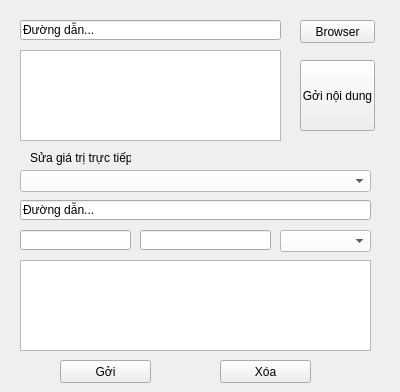
<?xml version="1.0" encoding="UTF-8"?>
<ui version="4.0">
 <class>Form</class>
 <widget class="QWidget" name="Form">
  <property name="geometry">
   <rect>
    <x>0</x>
    <y>0</y>
    <width>400</width>
    <height>392</height>
   </rect>
  </property>
  <property name="windowTitle">
   <string>Form</string>
  </property>
  <widget class="QPushButton" name="pushButton">
   <property name="geometry">
    <rect>
     <x>300</x>
     <y>20</y>
     <width>75</width>
     <height>23</height>
    </rect>
   </property>
   <property name="text">
    <string>Browser</string>
   </property>
  </widget>
  <widget class="QLineEdit" name="lineEdit">
   <property name="geometry">
    <rect>
     <x>20</x>
     <y>20</y>
     <width>261</width>
     <height>20</height>
    </rect>
   </property>
   <property name="text">
    <string>Đường dẫn...</string>
   </property>
  </widget>
  <widget class="QTextEdit" name="textEdit">
   <property name="geometry">
    <rect>
     <x>20</x>
     <y>50</y>
     <width>261</width>
     <height>91</height>
    </rect>
   </property>
  </widget>
  <widget class="QPushButton" name="pushButton_2">
   <property name="geometry">
    <rect>
     <x>300</x>
     <y>60</y>
     <width>75</width>
     <height>71</height>
    </rect>
   </property>
   <property name="text">
    <string>Gởi nội dung</string>
   </property>
  </widget>
  <widget class="QLabel" name="label">
   <property name="geometry">
    <rect>
     <x>30</x>
     <y>150</y>
     <width>101</width>
     <height>16</height>
    </rect>
   </property>
   <property name="text">
    <string>Sửa giá trị trực tiếp</string>
   </property>
  </widget>
  <widget class="QComboBox" name="comboBox">
   <property name="geometry">
    <rect>
     <x>20</x>
     <y>170</y>
     <width>351</width>
     <height>22</height>
    </rect>
   </property>
   <property name="whatsThis">
    <string>&lt;html&gt;&lt;head/&gt;&lt;body&gt;&lt;p&gt;&lt;br/&gt;&lt;/p&gt;&lt;/body&gt;&lt;/html&gt;</string>
   </property>
   <property name="styleSheet">
    <string notr="true">background-color: rgb(255, 255, 255);</string>
   </property>
  </widget>
  <widget class="QLineEdit" name="lineEdit_2">
   <property name="geometry">
    <rect>
     <x>20</x>
     <y>200</y>
     <width>351</width>
     <height>20</height>
    </rect>
   </property>
   <property name="text">
    <string>Đường dẫn...</string>
   </property>
  </widget>
  <widget class="QLineEdit" name="lineEdit_3">
   <property name="geometry">
    <rect>
     <x>20</x>
     <y>230</y>
     <width>111</width>
     <height>20</height>
    </rect>
   </property>
  </widget>
  <widget class="QLineEdit" name="lineEdit_4">
   <property name="geometry">
    <rect>
     <x>140</x>
     <y>230</y>
     <width>131</width>
     <height>20</height>
    </rect>
   </property>
  </widget>
  <widget class="QListView" name="listView">
   <property name="geometry">
    <rect>
     <x>20</x>
     <y>260</y>
     <width>351</width>
     <height>91</height>
    </rect>
   </property>
  </widget>
  <widget class="QPushButton" name="pushButton_3">
   <property name="geometry">
    <rect>
     <x>60</x>
     <y>360</y>
     <width>91</width>
     <height>23</height>
    </rect>
   </property>
   <property name="text">
    <string>Gởi</string>
   </property>
  </widget>
  <widget class="QPushButton" name="pushButton_4">
   <property name="geometry">
    <rect>
     <x>220</x>
     <y>360</y>
     <width>91</width>
     <height>23</height>
    </rect>
   </property>
   <property name="text">
    <string>Xóa</string>
   </property>
  </widget>
  <widget class="QComboBox" name="comboBox_2">
   <property name="geometry">
    <rect>
     <x>280</x>
     <y>230</y>
     <width>91</width>
     <height>22</height>
    </rect>
   </property>
   <property name="styleSheet">
    <string notr="true">background-color: rgb(255, 255, 255);</string>
   </property>
  </widget>
 </widget>
 <resources/>
 <connections/>
</ui>
